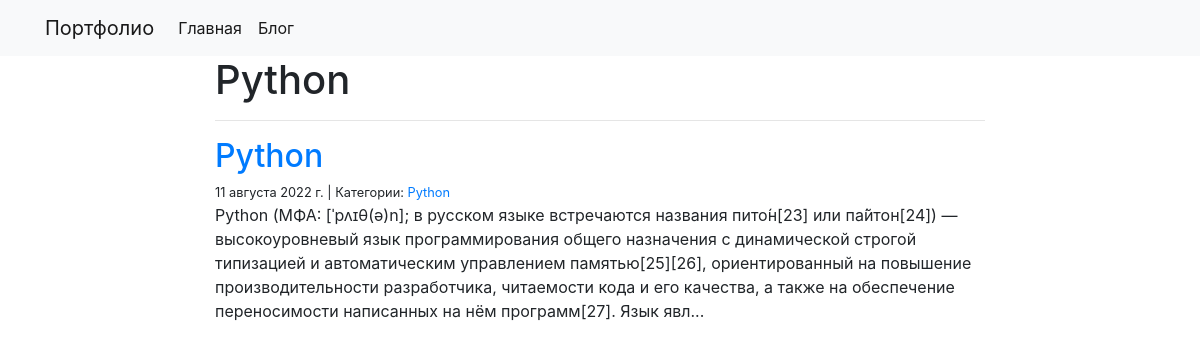
The page /blog/Python/ on the database its author committed.
### blog/models.py (models this page shows)
class Post(models.Model):
    title = models.CharField(max_length=250)
    body = models.TextField()
    created_on = models.DateTimeField(auto_now_add=True)
    last_modified = models.DateTimeField(auto_now=True)
    categories = models.ManyToManyField('Category', related_name='posts')

class Category(models.Model):
    name = models.CharField(max_length=30)

### blog/views.py (the view)
# urls.py: path("<category>/",views.blog_category, name="blog_category")
def blog_category(request, category):
    posts = Post.objects.filter(
        categories__name__contains=category
    ).order_by(
        '-created_on'
    )
    context = {
        "category": category,
        "posts": posts
    }
    return render(request, "blog_category.html", context)

### blog/templates/blog_category.html
{% extends "base.html" %}
{% block page_content %}
<div class="col-md-8 offset-md-2">
    <h1>{{ category | title }}</h1>
    <hr>
    {% for post in posts %}
        <h2><a href='{% url "blog_detail" post.pk %}'>{{post.title}}</a></h2>
        <small>
            {{ post.created_on.date }} |
            Категории:
            {% for category in post.categories.all %}
            <a href="{% url 'blog_category' category.name %}">
                {{ category.name }}
            </a>
            {% endfor %}
        </small>
        <p> {{ post.body | slice:":400" }}...</p>
    {% endfor %}
</div>
{% endblock %}

### rows shown on the page
Post: title "Python", created_on "11 августа 2022 г.", body "Python (МФА: [ˈpʌɪθ(ə)n]; в русском языке встречаются названия пито́н[23] или па́йтон[24]) — высокоуровневый язык программирования общего назначения с динамической строгой типизацией и автоматическим управлением памятью[25][26], ориентированный на повышение производительности разработчика, читаемости кода и его качества, а также на обеспечение переносимости написанных на нём программ[27]. Язык явл"
Category: name "Python"

### other values the page prints
{{ category | title }} "Python"
